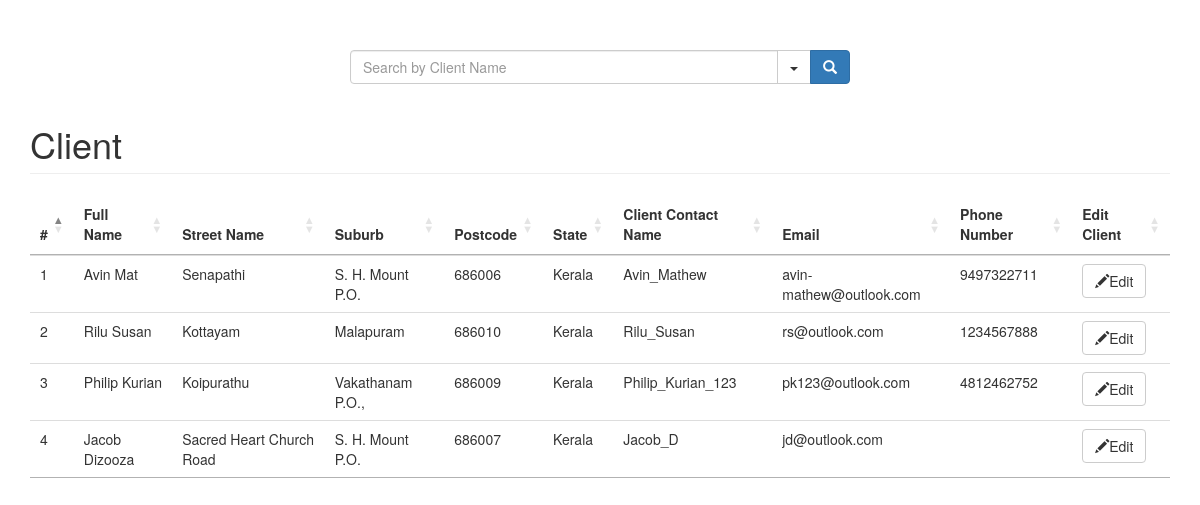
Page /client on the earlier database version.
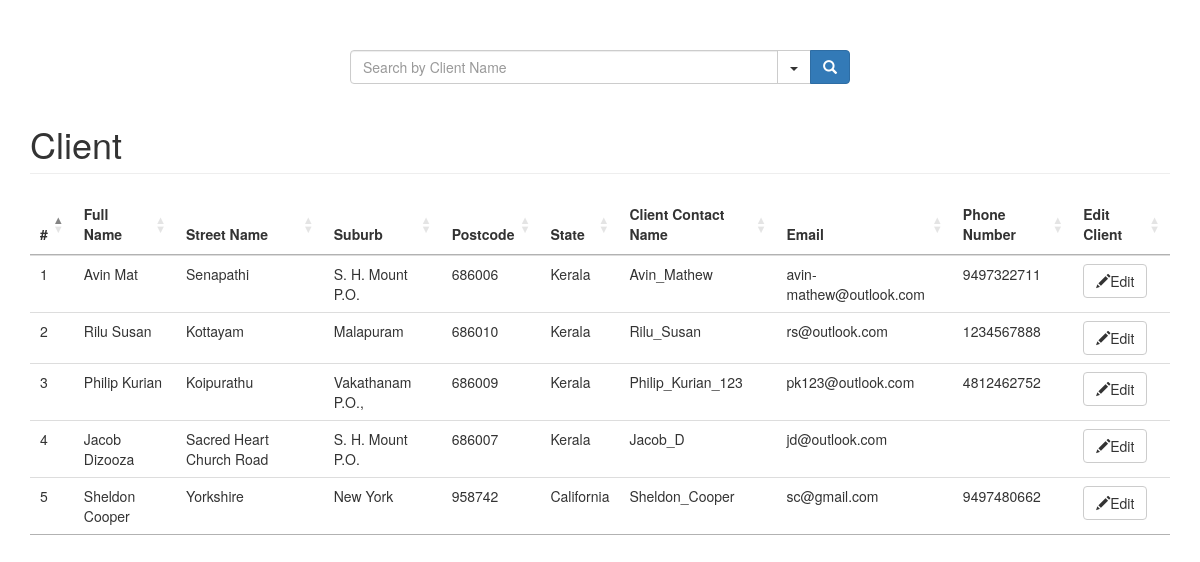
Same page on the later database version.
### python_test/models.py (models this page shows, shortened)
class Client(models.Model):
    client_name = models.CharField("Full name", max_length=1024, unique=True)
    street_name = models.CharField("Street name", max_length=1024)
    suburb = models.CharField("Suburb", max_length=1024)
    postcode = models.CharField("Postcode", max_length=6)
    state = models.CharField("State", max_length=1024)
    client_contact_name = models.CharField(unique=True, max_length=1024)
    email = models.EmailField(max_length=70, null=True, blank=True, unique=True)
    phone_regex = RegexValidator(regex=r'^\+?1?\d{9,15}$', message="Phone number must be entered in the format: "
                                                                   "'+999999999'. Up to 15 digits allowed.")
    phone_number = models.CharField(validators=[phone_regex], max_length=17, blank=True, unique=True)

### python_test/views.py (the view)
# urls.py: path('client', ClientDetails.as_view(), name='client_details'),
class ClientDetails(ListView):
    model = Client
    template_name = 'client_list.html'
    context_object_name = "complete_client_list"

### python_test/templates/client_list.html (shortened to what this page needs)
<!DOCTYPE html>
{% load static %}
{% block content %}
<html lang="en">
    <head>
        <link rel="stylesheet" href="{% static 'css/client-search.css' %}">
        <link rel='stylesheet' href='https://maxcdn.bootstrapcdn.com/bootstrap/3.3.0/css/bootstrap.min.css'>
        <link rel='stylesheet' href='https://cdn.datatables.net/1.10.19/css/jquery.dataTables.min.css'>
        <link rel='stylesheet' href='https://cdn.datatables.net/1.10.19/css/jquery.dataTables.min.css'>
    </head>
    <body>
        <div class="container">
            <div class="row">
                <div class="col-md-12">
                    <div class="input-group" id="adv-search">
                        <input type="text" id="txtSearch" name="txtSearch" class="form-control" placeholder="Search by Client Name" />
                        <div class="input-group-btn">
                            <div class="btn-group" role="group">
                                <div class="dropdown dropdown-lg">
                                    <button type="button" class="btn btn-default dropdown-toggle" data-toggle="dropdown" aria-expanded="false"><span class="caret"></span></button>
                                </div>
                                <button type="button" class="btn btn-primary"><span class="glyphicon glyphicon-search" aria-hidden="true"></span></button>
                            </div>
                        </div>
                    </div>
                </div>
            </div>
            <h1 class="page-header">Client</h1>
            <table class="table" id="client-table" class="display toggle" style="width:100%">
                <thead>
                    <tr id="record_header">
                        <th id="id">#</th>
                        <th id="client_name">Full Name </th>
                        <th id="street_name">Street Name </th>
                        <th id="suburb">Suburb </th>
                        <th id="postcode">Postcode </th>
                        <th id="state">State </th>
                        <th id="client_contact_name">Client Contact Name </th>
                        <th id="email">Email </th>
                        <th id="phone_number">Phone Number </th>
                        <th id="edit">Edit Client</th>
                    </tr>
                </thead>
                <tbody id="record">
                    {% for client in complete_client_list %}
                    <tr id="row{{ client.id }}">
                        <td>{{ client.id }}</td>
                        <td>{{ client.client_name }}</td>
                        <td>{{ client.street_name }}</td>
                        <td>{{ client.suburb }}</td>
                        <td>{{ client.postcode }}</td>
                        <td>{{ client.state }}</td>
                        <td>{{ client.client_contact_name }}</td>
                        <td>{{ client.email }}</td>
                        <td>{{ client.phone_number }}</td>
                        <td>
                            <a href="{% url 'edit_client' %}?select_id={{ client.id }}"><button type="button" class="btn btn-default"><span class="glyphicon glyphicon-pencil" aria-hidden="true"></span>Edit</button> </a>
                        </td>
                    </tr>
                    {% empty %}
                    <tr>
                        <td colspan="9" class="text-center bg-warning">No Client</td>
                    </tr>
                    {% endfor %}
                </tbody>
            </table>
            {% endblock %}
        </div>
    </body>
</html>

Differences in the rows shown:
added Client: id "5", client_name "Sheldon Cooper", street_name "Yorkshire", suburb "New York", postcode "958742", state "California", client_contact_name "Sheldon_Cooper", email "sc@gmail.com", phone_number "9497480662"
